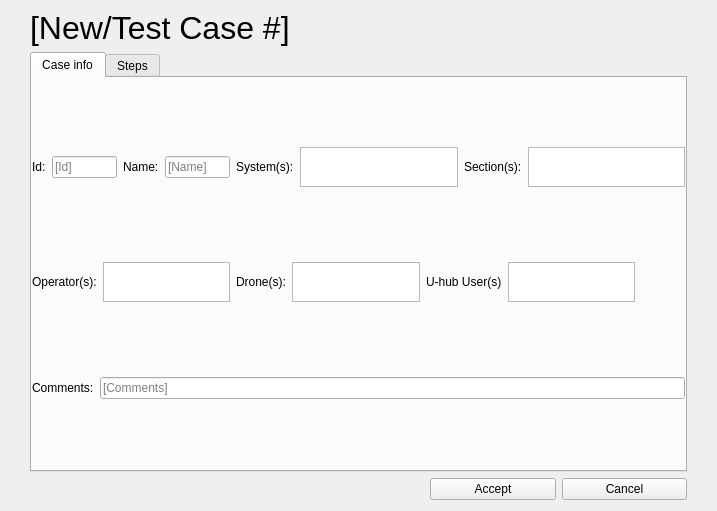
<?xml version="1.0" encoding="UTF-8"?>
<ui version="4.0">
 <class>form_case</class>
 <widget class="QWidget" name="form_case">
  <property name="geometry">
   <rect>
    <x>0</x>
    <y>0</y>
    <width>717</width>
    <height>511</height>
   </rect>
  </property>
  <property name="windowTitle">
   <string>Form</string>
  </property>
  <layout class="QVBoxLayout" name="verticalLayout_2">
   <property name="spacing">
    <number>6</number>
   </property>
   <property name="leftMargin">
    <number>30</number>
   </property>
   <property name="topMargin">
    <number>10</number>
   </property>
   <property name="rightMargin">
    <number>30</number>
   </property>
   <item>
    <widget class="QLabel" name="lbl_case">
     <property name="font">
      <font>
       <pointsize>24</pointsize>
      </font>
     </property>
     <property name="text">
      <string>[New/Test Case #]</string>
     </property>
     <property name="wordWrap">
      <bool>true</bool>
     </property>
    </widget>
   </item>
   <item>
    <widget class="QTabWidget" name="tab_widget_case">
     <property name="currentIndex">
      <number>0</number>
     </property>
     <widget class="QWidget" name="tab_info">
      <attribute name="title">
       <string>Case info</string>
      </attribute>
      <layout class="QVBoxLayout" name="verticalLayout">
       <property name="leftMargin">
        <number>0</number>
       </property>
       <property name="topMargin">
        <number>0</number>
       </property>
       <property name="rightMargin">
        <number>0</number>
       </property>
       <property name="bottomMargin">
        <number>0</number>
       </property>
       <item>
        <layout class="QHBoxLayout" name="hlayout_id">
         <item>
          <widget class="QLabel" name="lbl_id">
           <property name="text">
            <string>Id:</string>
           </property>
          </widget>
         </item>
         <item>
          <widget class="QLineEdit" name="le_identification">
           <property name="text">
            <string/>
           </property>
           <property name="placeholderText">
            <string>[Id]</string>
           </property>
          </widget>
         </item>
         <item>
          <widget class="QLabel" name="lbl_name">
           <property name="text">
            <string>Name:</string>
           </property>
          </widget>
         </item>
         <item>
          <widget class="QLineEdit" name="le_name">
           <property name="cursor">
            <cursorShape>ArrowCursor</cursorShape>
           </property>
           <property name="text">
            <string/>
           </property>
           <property name="placeholderText">
            <string>[Name]</string>
           </property>
          </widget>
         </item>
         <item>
          <widget class="QLabel" name="lbl_system">
           <property name="text">
            <string>System(s):</string>
           </property>
          </widget>
         </item>
         <item>
          <widget class="QListWidget" name="lw_system">
           <property name="sizePolicy">
            <sizepolicy hsizetype="Maximum" vsizetype="Maximum">
             <horstretch>0</horstretch>
             <verstretch>0</verstretch>
            </sizepolicy>
           </property>
           <property name="maximumSize">
            <size>
             <width>200</width>
             <height>40</height>
            </size>
           </property>
          </widget>
         </item>
         <item>
          <widget class="QLabel" name="lbl_section">
           <property name="text">
            <string>Section(s):</string>
           </property>
          </widget>
         </item>
         <item>
          <widget class="QListWidget" name="lw_section">
           <property name="sizePolicy">
            <sizepolicy hsizetype="Maximum" vsizetype="Maximum">
             <horstretch>0</horstretch>
             <verstretch>0</verstretch>
            </sizepolicy>
           </property>
           <property name="maximumSize">
            <size>
             <width>200</width>
             <height>40</height>
            </size>
           </property>
          </widget>
         </item>
        </layout>
       </item>
       <item>
        <layout class="QHBoxLayout" name="hlayout_operator" stretch="0,0,0,0,0,0">
         <property name="rightMargin">
          <number>50</number>
         </property>
         <item>
          <widget class="QLabel" name="lbl_operator">
           <property name="text">
            <string>Operator(s):</string>
           </property>
          </widget>
         </item>
         <item>
          <widget class="QListWidget" name="lw_operator">
           <property name="sizePolicy">
            <sizepolicy hsizetype="Maximum" vsizetype="Maximum">
             <horstretch>0</horstretch>
             <verstretch>0</verstretch>
            </sizepolicy>
           </property>
           <property name="maximumSize">
            <size>
             <width>250</width>
             <height>40</height>
            </size>
           </property>
          </widget>
         </item>
         <item>
          <widget class="QLabel" name="lbl_drone">
           <property name="text">
            <string>Drone(s):</string>
           </property>
          </widget>
         </item>
         <item>
          <widget class="QListWidget" name="lw_drone">
           <property name="sizePolicy">
            <sizepolicy hsizetype="Maximum" vsizetype="Maximum">
             <horstretch>0</horstretch>
             <verstretch>0</verstretch>
            </sizepolicy>
           </property>
           <property name="maximumSize">
            <size>
             <width>250</width>
             <height>40</height>
            </size>
           </property>
          </widget>
         </item>
         <item>
          <widget class="QLabel" name="lbl_uhub_user">
           <property name="text">
            <string>U-hub User(s)</string>
           </property>
          </widget>
         </item>
         <item>
          <widget class="QListWidget" name="lw_uhub_user">
           <property name="sizePolicy">
            <sizepolicy hsizetype="Maximum" vsizetype="Maximum">
             <horstretch>0</horstretch>
             <verstretch>0</verstretch>
            </sizepolicy>
           </property>
           <property name="maximumSize">
            <size>
             <width>250</width>
             <height>40</height>
            </size>
           </property>
          </widget>
         </item>
        </layout>
       </item>
       <item>
        <layout class="QHBoxLayout" name="hlayout_comment">
         <item>
          <widget class="QLabel" name="lbl_comment">
           <property name="text">
            <string>Comments:</string>
           </property>
          </widget>
         </item>
         <item>
          <widget class="QLineEdit" name="le_comment">
           <property name="text">
            <string/>
           </property>
           <property name="placeholderText">
            <string>[Comments]</string>
           </property>
          </widget>
         </item>
        </layout>
       </item>
      </layout>
     </widget>
     <widget class="QWidget" name="tab_steps">
      <attribute name="title">
       <string>Steps</string>
      </attribute>
      <layout class="QHBoxLayout" name="horizontalLayout">
       <property name="leftMargin">
        <number>0</number>
       </property>
       <property name="topMargin">
        <number>0</number>
       </property>
       <property name="rightMargin">
        <number>0</number>
       </property>
       <property name="bottomMargin">
        <number>0</number>
       </property>
       <item>
        <widget class="QTableView" name="tbl_steps"/>
       </item>
       <item>
        <layout class="QVBoxLayout" name="vlayout_btn_steps">
         <property name="spacing">
          <number>1</number>
         </property>
         <property name="bottomMargin">
          <number>300</number>
         </property>
         <item>
          <widget class="QPushButton" name="btn_add_step">
           <property name="text">
            <string>+</string>
           </property>
          </widget>
         </item>
         <item>
          <widget class="QPushButton" name="btn_remove_step">
           <property name="text">
            <string>-</string>
           </property>
          </widget>
         </item>
        </layout>
       </item>
      </layout>
     </widget>
    </widget>
   </item>
   <item>
    <layout class="QHBoxLayout" name="hlayout_btn_case">
     <property name="leftMargin">
      <number>400</number>
     </property>
     <item>
      <widget class="QPushButton" name="btn_accept">
       <property name="text">
        <string>Accept</string>
       </property>
      </widget>
     </item>
     <item>
      <widget class="QPushButton" name="btn_cancel">
       <property name="text">
        <string>Cancel</string>
       </property>
      </widget>
     </item>
    </layout>
   </item>
  </layout>
 </widget>
 <resources/>
 <connections/>
</ui>
